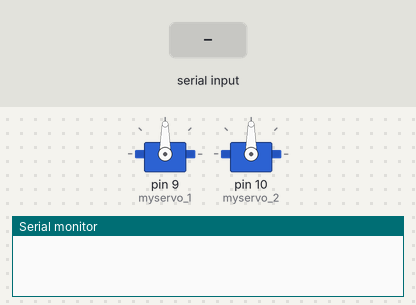
A sketch run on a simulated Arduino Uno, built with avr-gcc and run on an emulated ATmega328P. Shown: 2 × servo, the last lines printed to the serial monitor. Inputs (shaded band) come from the test bench.

Above: at 1.2 s.
1.3 s: "90,45\n" received over Serial
At 1.9 s:
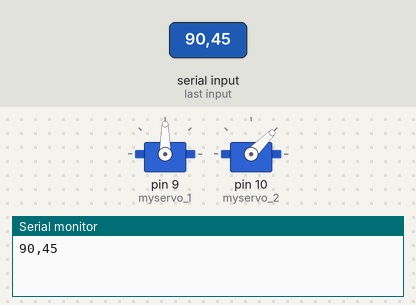
2.8 s: "1,90,45\n" received over Serial
At 3.1 s:
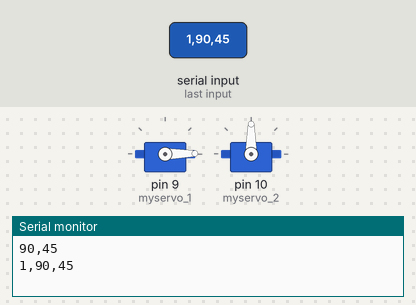
4.3 s: "30,150\n" received over Serial
At 5.4 s:
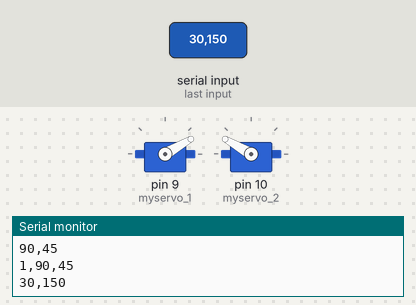
5.8 s: "1,90\n" received over Serial
At 6.5 s:
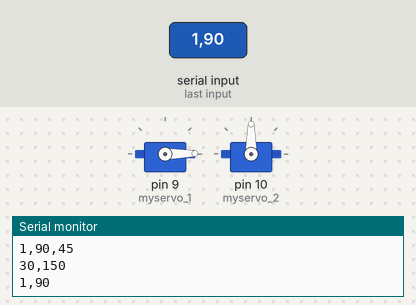
Timing chart, 0 to 8.3 s (numbered marks = the images above; inputs shaded):
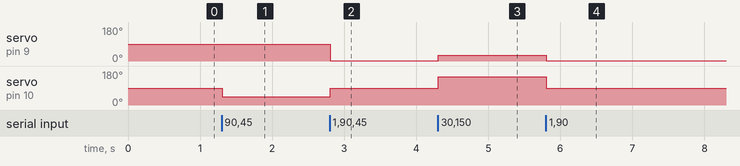

The sketch:

servo_control.ino
```cpp
#include <Servo.h>

Servo myservo_1;
Servo myservo_2;

int servo_1_angle = 60;
int servo_2_angle = 65;

void setup() {
    myservo_1.attach(9);
    myservo_2.attach(10);
    Serial.begin(9600);
}

void loop() {
    if (Serial.available()) {
        String data = Serial.readStringUntil('\n');

        int separatorIndex = data.indexOf(',');
        if (separatorIndex != -1) {
            String Str1 = data.substring(0, separatorIndex);
            String Str2 = data.substring(separatorIndex + 1);
            Serial.println(data);
            servo_1_angle = Str1.toInt();
            servo_2_angle = Str2.toInt();
        }

        myservo_1.write(servo_1_angle);
        myservo_2.write(servo_2_angle);
    }
}
```

Measured:
- after the input at 1.3 s, servo on pin 10 (myservo_2): 90° → 45° at once
- after the input at 2.8 s, servo on pin 9 (myservo_1): 90° → 1° at once; servo on pin 10 (myservo_2): 45° → 90° at once
- after the input at 4.3 s, servo on pin 9 (myservo_1): 1° → 30° at once; servo on pin 10 (myservo_2): 90° → 150° at once
- after the input at 5.8 s, servo on pin 9 (myservo_1): 30° → 1° at once; servo on pin 10 (myservo_2): 150° → 90° at once
